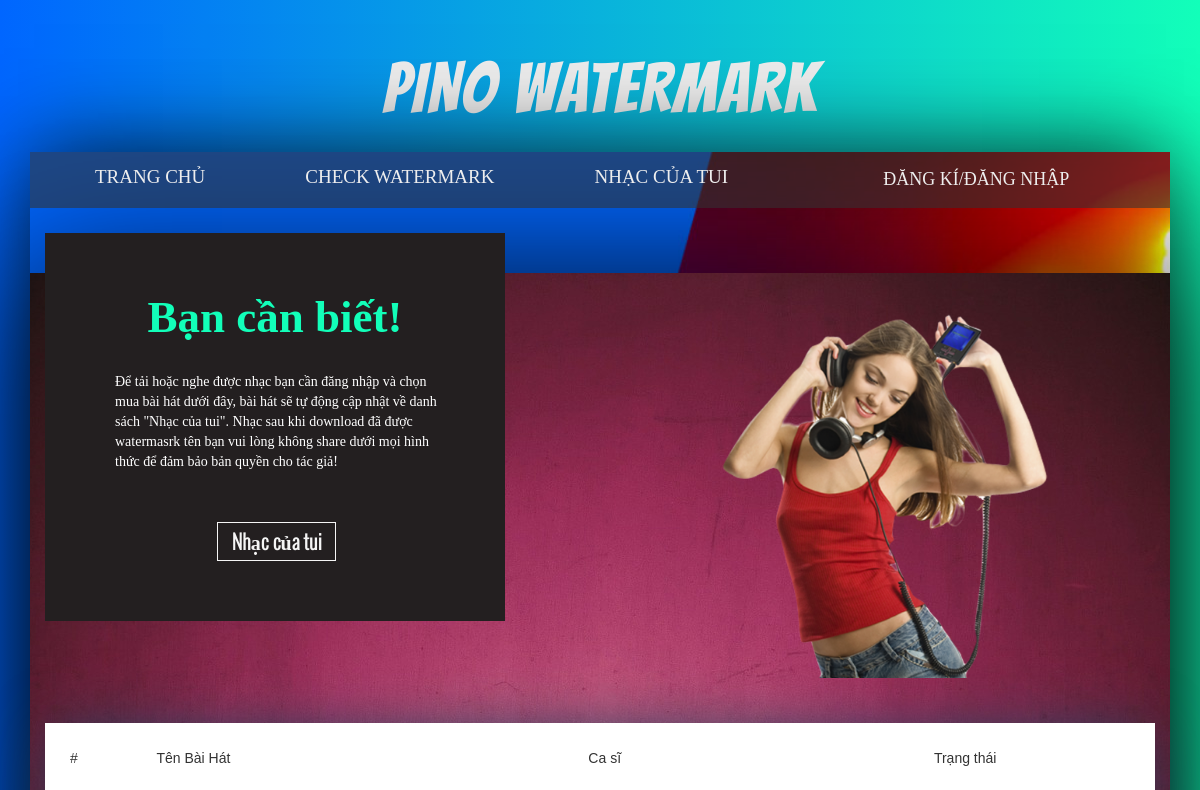
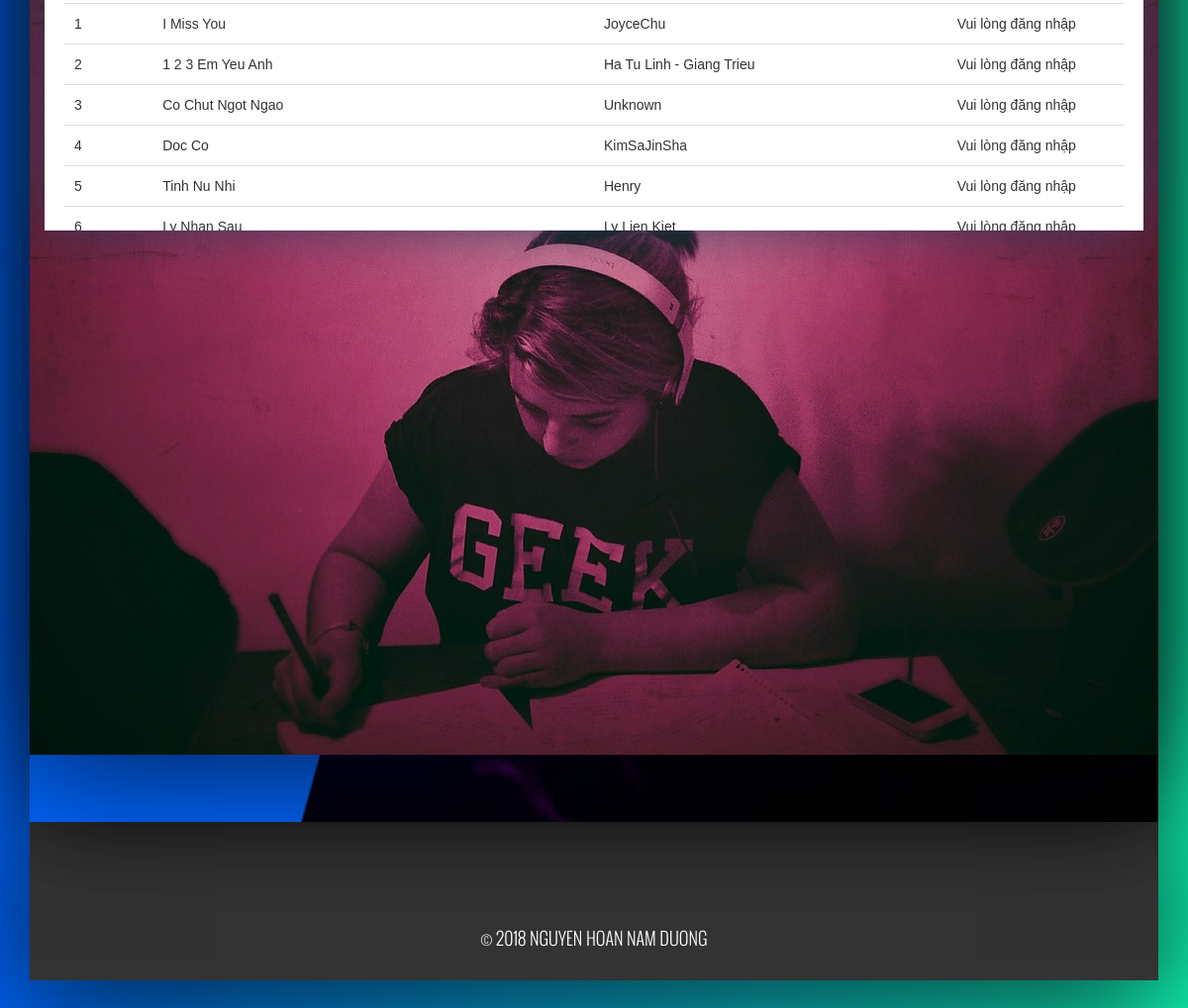
The page / on the database its author committed (2 pictures, top to bottom).
### tables this page shows
CREATE TABLE `music` (
  `id` int(64) NOT NULL,
  `tenBaiHat` varchar(500) DEFAULT NULL,
  `caSi` varchar(500) DEFAULT NULL,
  `nguoiSoHuu` varchar(500) NOT NULL,
  `link` varchar(500) NOT NULL,
  `fieldsid` varchar(100) NOT NULL,
  `fieldspr` varchar(100) NOT NULL
);

### classmusic.php (called while the page is built, shortened)
<?php
class MyMusic
{
	function showMusic()
	{
		$kn= mysqli_connect("localhost","root","","musicbyduong");
		$sql="select * from music where nguoiSoHuu='admin' ";
		$kq= mysqli_query($kn,$sql);
		return $kq;
	}
}
	?>

### php/danhsach.php (the view, shortened to what this page needs)
<?php
include_once("classmusic.php");
$mm= new MyMusic;
$showMusic= $mm->showMusic();
?>
<div class="about">
	<div class="top">
		<div class="col-md-5" id="hover">
			<div class="hover1">
				<h2>Bạn cần biết! </h2>
				<p>Để tải hoặc nghe được nhạc bạn cần đăng nhập và chọn mua bài hát dưới đây, bài hát sẽ tự động cập nhật về danh sách "Nhạc của tui". Nhạc sau khi download đã được watermasrk tên bạn vui lòng không share dưới mọi hình thức để đảm bảo bản quyền cho tác giả!</p>
				<a href="<?php echo $url_host;?>Nhac-cua-tui.html" class="button outline-inward">Nhạc của tui</a>
			</div>
		</div>
		<div class="col-md-4 col-sm-push-2" id="hover">
			<img src="./images/girl.png" alt="girl">
		</div>
		<div class="clearfix"></div>
		<div class="container-fluid">
			<table class="table table-condensed  table-fixed table-list ">
				<thead>
					<tr>
						<th class="col-xs-1">#</th>
						<th class="col-xs-5">Tên Bài Hát</th>
						<th class="col-xs-4">Ca sĩ</th>
						<th class="col-xs-2">Trạng thái</th>
					</tr>
				</thead>
				<tbody class="dbody">
					<?php
					$i = 1;
					while($rowMusic = mysqli_fetch_array($showMusic)){
						echo "<tr> <td class=\"dbody col-xs-1\">" . $i . "</td>
						<td class=\"dbody col-xs-5\">" . $rowMusic['tenBaiHat'] . "</td>
						<td class=\"dbody col-xs-4\">" . $rowMusic['caSi'] . "</td>
						<td class=\"dbody col-xs-2\">";
						if (isset($_SESSION['user'])){
							if(($mm->checkListBuy($rowMusic['fieldspr'],$_SESSION['user']))==0){
								echo "<button id='".$rowMusic['id']."' class='muanhac'><img src='images/buy.png'/></button>";
							}
							else{
								echo "Đã mua";
							}
						}
						else{
							echo "Vui lòng đăng nhập";
						}
						echo "  </td>
						</tr>";
						$i++;
					}
					?>
				</tbody>
			</table>
		</div>
	</div>
</div>

### index.php (shortened to what this page needs)
<?php session_start();
$url_host="http://localhost/musicbyduong/";
?>
<!DOCTYPE html>
<html>
<head>
    <link rel="stylesheet" href="css/bootstrap.min.css">
    <link rel="stylesheet" href="css/font-awesome.min.css">
    <link rel="stylesheet" href="css/style.css" type="text/css" media="all">
    <link href="css/styles.css" rel="stylesheet" type="text/css" />
</head>
<body>
    <div id="grad1">
        <a href="#"><h1>PINO WATERMARK</h1></a>
        <div class="page">
            <div class="container" style="padding-bottom: 50px;margin-top: 25px;">
                <div class="banner">
                    <nav class="navbar navbar-default">
                        <div class="container">
                            <div class="collapse navbar-collapse" id="myNavbar">
                                <ul class="nav navbar-nav navbar-right">
                                    <li><a  href="<?php echo $url_host;?>" class="button shadow-radial" >TRANG CHỦ</a></li>
                                    <li><a href="<?php echo $url_host;?>Check-WaterMask.html" class="button shadow-radial" >CHECK WATERMARK</a></li>
                                    <li><a href="<?php echo $url_host;?>Nhac-cua-tui.html" class="button shadow-radial" >NHẠC CỦA TUI</a></li>
                                    <?php
                                    if(!isset($_SESSION['user'])) include_once('php/formlogin.php');
                                    else include_once('php/formhello.php');
                                    ?>
                                </ul>
                            </div>
                        </div>
                    </nav>
                    <?php include('php/sankhau.php'); ?>
                </div>
                <div class="footer">
                    <ul class="social" id="follow">
                        <li><a href="https://www.facebook.com/PinoTarot" class="facebook" title="Go to Our Facebook Page"></a></li>
                        <li><a href="https://www.facebook.com/PinoTarot" class="twitter" title="Go to Our Twitter Account"></a></li>
                        <li><a href="https://www.facebook.com/PinoTarot" class="googleplus" title="Go to Our Google Plus Account"></a></li>
                        <li><a href="https://www.facebook.com/PinoTarot" class="instagram" title="Go to Our Instagram Account"></a></li>
                        <li><a href="https://www.facebook.com/PinoTarot" class="youtube" title="Go to Our Youtube Channel"></a></li>
                        <li><a href="https://www.facebook.com/PinoTarot" class="itunes" title="Go to Our iTunes App"></a></li>
                    </ul>
                    <div class="copyright">
                        <p>&copy; 2018 NGUYEN HOAN NAM DUONG </a></p>
                    </div>
            </div>
        </div>
    </div>
</div>
</body>
</html>

### php/formlogin.php (shortened to what this page needs)
<?php
include_once('classmusic.php');
		?>
<li style="margin-left: 90px;">
	<div class="login-pop">
		<div id="loginpop"><a rel="shadow-radial" id="loginButton" href="#" class="button shadow-radial scroll" ><span>ĐĂNG KÍ/ĐĂNG NHẬP</span></a>
		</div>
	</div>
</li>

### php/sankhau.php
<?php
	$act = $_GET['act'];
	if($act=="dn") include('login.php');
	else if($act=="dk") include('register.php');
	else if($act=="thoat") include('logout.php');
	else if($act=="checkWatermask") include('checkwatermask.php');
	else if($act=="upload") include('uploadfile.php');
	else if($act=="nct") include('nhacdamua.php');
	else include('danhsach.php');
?>

### css/styles.css (style rules this page uses)
* { margin: 0; padding: 0; }
body { background-color: #141942; }

### rows shown on the page
music: tenBaiHat "I Miss You", caSi "JoyceChu", shows "Vui lòng đăng nhập"
music: tenBaiHat "1 2 3 Em Yeu Anh", caSi "Ha Tu Linh - Giang Trieu", shows "Vui lòng đăng nhập"
music: tenBaiHat "Co Chut Ngot Ngao", caSi "Unknown", shows "Vui lòng đăng nhập"
music: tenBaiHat "Doc Co", caSi "KimSaJinSha", shows "Vui lòng đăng nhập"
music: tenBaiHat "Tinh Nu Nhi", caSi "Henry", shows "Vui lòng đăng nhập"
music: tenBaiHat "Ly Nhan Sau", caSi "Ly Lien Kiet", shows "Vui lòng đăng nhập"
